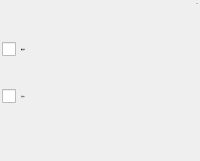
        <widget class="QWidget" name="PageRotate">
         <layout class="QGridLayout" name="gridLayout_9">
          <property name="margin">
           <number>2</number>
          </property>
          <property name="spacing">
           <number>2</number>
          </property>
          <item row="0" column="1">
           <widget class="QLabel" name="label_2">
            <property name="font">
             <font>
              <family>微软雅黑</family>
              <pointsize>-1</pointsize>
              <weight>50</weight>
              <italic>false</italic>
              <bold>false</bold>
             </font>
            </property>
            <property name="text">
             <string>4/6</string>
            </property>
            <property name="alignment">
             <set>Qt::AlignRight|Qt::AlignTrailing|Qt::AlignVCenter</set>
            </property>
           </widget>
          </item>
          <item row="1" column="0" colspan="2">
           <layout class="QHBoxLayout" name="horizontalLayout_4">
            <item>
             <spacer name="horizontalSpacer">
              <property name="orientation">
               <enum>Qt::Horizontal</enum>
              </property>
              <property name="sizeHint" stdset="0">
               <size>
                <width>40</width>
                <height>20</height>
               </size>
              </property>
             </spacer>
            </item>
           </layout>
          </item>
          <item row="4" column="0">
           <spacer name="verticalSpacer_3">
            <property name="orientation">
             <enum>Qt::Vertical</enum>
            </property>
            <property name="sizeHint" stdset="0">
             <size>
              <width>20</width>
              <height>40</height>
             </size>
            </property>
           </spacer>
          </item>
          <item row="2" column="0">
           <widget class="QCheckBox" name="checkBoxMatrix">
            <property name="minimumSize">
             <size>
              <width>0</width>
              <height>45</height>
             </size>
            </property>
            <property name="font">
             <font>
              <family>微软雅黑</family>
              <pointsize>-1</pointsize>
              <weight>50</weight>
              <italic>false</italic>
              <bold>false</bold>
             </font>
            </property>
            <property name="text">
             <string>使用矩阵</string>
            </property>
           </widget>
          </item>
          <item row="3" column="0">
           <widget class="QCheckBox" name="checkBoxWasteRotateFirst">
            <property name="minimumSize">
             <size>
              <width>0</width>
              <height>45</height>
             </size>
            </property>
            <property name="maximumSize">
             <size>
              <width>16777215</width>
              <height>45</height>
             </size>
            </property>
            <property name="font">
             <font>
              <family>微软雅黑</family>
              <pointsize>-1</pointsize>
              <weight>50</weight>
              <italic>false</italic>
              <bold>false</bold>
             </font>
            </property>
            <property name="text">
             <string>先放水口</string>
            </property>
           </widget>
          </item>
         </layout>
        </widget>
